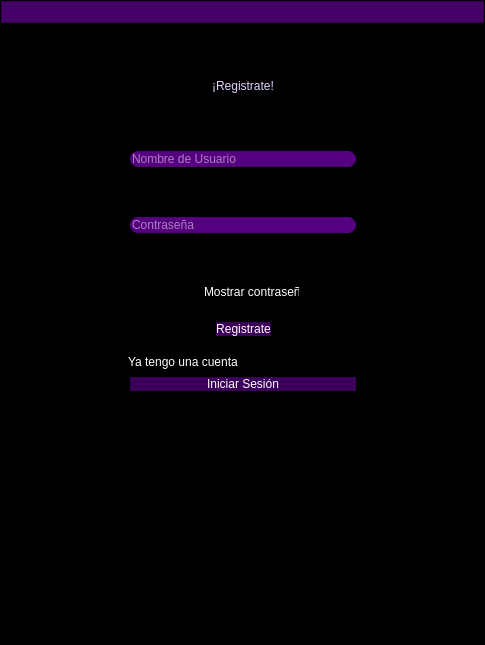
<?xml version="1.0" encoding="UTF-8"?>
<ui version="4.0">
 <class>MainWindow</class>
 <widget class="QMainWindow" name="MainWindow">
  <property name="geometry">
   <rect>
    <x>0</x>
    <y>0</y>
    <width>485</width>
    <height>645</height>
   </rect>
  </property>
  <property name="windowTitle">
   <string>Registrate</string>
  </property>
  <widget class="QWidget" name="centralwidget">
   <layout class="QVBoxLayout" name="verticalLayout_5">
    <property name="leftMargin">
     <number>0</number>
    </property>
    <property name="topMargin">
     <number>0</number>
    </property>
    <property name="rightMargin">
     <number>0</number>
    </property>
    <property name="bottomMargin">
     <number>0</number>
    </property>
    <item>
     <widget class="QFrame" name="frame">
      <property name="styleSheet">
       <string notr="true">background-color: rgb(0, 0, 0);</string>
      </property>
      <property name="frameShape">
       <enum>QFrame::StyledPanel</enum>
      </property>
      <property name="frameShadow">
       <enum>QFrame::Raised</enum>
      </property>
      <layout class="QVBoxLayout" name="verticalLayout_3">
       <property name="leftMargin">
        <number>0</number>
       </property>
       <property name="topMargin">
        <number>0</number>
       </property>
       <property name="rightMargin">
        <number>0</number>
       </property>
       <item>
        <widget class="QFrame" name="up_frame">
         <property name="maximumSize">
          <size>
           <width>16777215</width>
           <height>40</height>
          </size>
         </property>
         <property name="styleSheet">
          <string notr="true">#up_frame{
	background-color: rgb(68, 0, 103)
}

QPushButton{
border-radius:18px;
background-color: rgba(43, 43, 43,0)
}
QPushButton:hover{
	background-color:rgb(101, 76, 122);
}
QPushButton:pressed{
background-color: rgb(170, 85, 255);
}</string>
         </property>
         <property name="frameShape">
          <enum>QFrame::StyledPanel</enum>
         </property>
         <property name="frameShadow">
          <enum>QFrame::Raised</enum>
         </property>
         <layout class="QHBoxLayout" name="horizontalLayout">
          <property name="spacing">
           <number>4</number>
          </property>
          <property name="leftMargin">
           <number>0</number>
          </property>
          <property name="topMargin">
           <number>0</number>
          </property>
          <property name="rightMargin">
           <number>0</number>
          </property>
          <property name="bottomMargin">
           <number>0</number>
          </property>
          <item>
           <spacer name="horizontalSpacer_5">
            <property name="orientation">
             <enum>Qt::Horizontal</enum>
            </property>
            <property name="sizeHint" stdset="0">
             <size>
              <width>278</width>
              <height>20</height>
             </size>
            </property>
           </spacer>
          </item>
          <item>
           <widget class="QPushButton" name="minimize_bt">
            <property name="text">
             <string/>
            </property>
            <property name="icon">
             <iconset resource="../Login/images/resources.qrc">
              <normaloff>:/images/minimize.png</normaloff>:/images/minimize.png</iconset>
            </property>
            <property name="iconSize">
             <size>
              <width>38</width>
              <height>38</height>
             </size>
            </property>
           </widget>
          </item>
          <item>
           <widget class="QPushButton" name="normal_bt">
            <property name="text">
             <string/>
            </property>
            <property name="icon">
             <iconset resource="../Login/images/resources.qrc">
              <normaloff>:/images/minimize_2.png</normaloff>:/images/minimize_2.png</iconset>
            </property>
            <property name="iconSize">
             <size>
              <width>38</width>
              <height>38</height>
             </size>
            </property>
           </widget>
          </item>
          <item>
           <widget class="QPushButton" name="maximize_bt">
            <property name="text">
             <string/>
            </property>
            <property name="icon">
             <iconset resource="../Login/images/resources.qrc">
              <normaloff>:/images/maximize.png</normaloff>:/images/maximize.png</iconset>
            </property>
            <property name="iconSize">
             <size>
              <width>38</width>
              <height>38</height>
             </size>
            </property>
           </widget>
          </item>
          <item>
           <widget class="QPushButton" name="close_bt">
            <property name="text">
             <string/>
            </property>
            <property name="icon">
             <iconset resource="../Login/images/resources.qrc">
              <normaloff>:/images/exit.png</normaloff>:/images/exit.png</iconset>
            </property>
            <property name="iconSize">
             <size>
              <width>38</width>
              <height>38</height>
             </size>
            </property>
           </widget>
          </item>
         </layout>
        </widget>
       </item>
       <item>
        <widget class="QFrame" name="body_frame">
         <property name="frameShape">
          <enum>QFrame::StyledPanel</enum>
         </property>
         <property name="frameShadow">
          <enum>QFrame::Raised</enum>
         </property>
         <layout class="QHBoxLayout" name="horizontalLayout_2">
          <item>
           <spacer name="horizontalSpacer_3">
            <property name="orientation">
             <enum>Qt::Horizontal</enum>
            </property>
            <property name="sizeHint" stdset="0">
             <size>
              <width>40</width>
              <height>20</height>
             </size>
            </property>
           </spacer>
          </item>
          <item>
           <layout class="QVBoxLayout" name="verticalLayout_2">
            <item>
             <widget class="QFrame" name="form_frame">
              <property name="minimumSize">
               <size>
                <width>0</width>
                <height>0</height>
               </size>
              </property>
              <property name="maximumSize">
               <size>
                <width>400</width>
                <height>600</height>
               </size>
              </property>
              <property name="styleSheet">
               <string notr="true">QLabel{
color: white;
font: 16pt &quot;Arial&quot;;
background-color: rgba(255, 255, 255, 0);
}
QLineEdit{
border-radius:10px;
font: 16pt &quot;Arial&quot;;
background-color:rgb(85, 0, 127);
color: white;
border: 2px solid black;
}
QLineEdit:hover{
background-color: rgb(16, 0, 50);
color: white;
}
QPushButton{
border-radius: 10px;
font: 16pt &quot;Arial&quot;;
color: white;
border: 2px solid black;
background-color: rgb(59, 0, 89);
}
QPushButton:hover{
background-color: rgb(119, 0, 179);
}
QPushButton:pressed{
background-color: rgb(170, 85, 255);
}
</string>
              </property>
              <property name="frameShape">
               <enum>QFrame::StyledPanel</enum>
              </property>
              <property name="frameShadow">
               <enum>QFrame::Raised</enum>
              </property>
              <layout class="QVBoxLayout" name="verticalLayout_6">
               <property name="leftMargin">
                <number>9</number>
               </property>
               <property name="topMargin">
                <number>9</number>
               </property>
               <property name="rightMargin">
                <number>9</number>
               </property>
               <item>
                <spacer name="verticalSpacer">
                 <property name="orientation">
                  <enum>Qt::Vertical</enum>
                 </property>
                 <property name="sizeHint" stdset="0">
                  <size>
                   <width>150</width>
                   <height>20</height>
                  </size>
                 </property>
                </spacer>
               </item>
               <item>
                <widget class="QFrame" name="frame_3">
                 <property name="maximumSize">
                  <size>
                   <width>16777215</width>
                   <height>50</height>
                  </size>
                 </property>
                 <property name="frameShape">
                  <enum>QFrame::StyledPanel</enum>
                 </property>
                 <property name="frameShadow">
                  <enum>QFrame::Raised</enum>
                 </property>
                 <layout class="QVBoxLayout" name="verticalLayout">
                  <item>
                   <widget class="QLabel" name="label">
                    <property name="maximumSize">
                     <size>
                      <width>16777215</width>
                      <height>50</height>
                     </size>
                    </property>
                    <property name="styleSheet">
                     <string notr="true">font: 20px &quot;Arial&quot; solid-black;
align-items: center;
color:rgb(232, 212, 255);</string>
                    </property>
                    <property name="text">
                     <string>¡Registrate!</string>
                    </property>
                    <property name="alignment">
                     <set>Qt::AlignCenter</set>
                    </property>
                   </widget>
                  </item>
                 </layout>
                </widget>
               </item>
               <item>
                <spacer name="verticalSpacer_4">
                 <property name="orientation">
                  <enum>Qt::Vertical</enum>
                 </property>
                 <property name="sizeHint" stdset="0">
                  <size>
                   <width>20</width>
                   <height>40</height>
                  </size>
                 </property>
                </spacer>
               </item>
               <item>
                <widget class="QLineEdit" name="user_name">
                 <property name="minimumSize">
                  <size>
                   <width>230</width>
                   <height>0</height>
                  </size>
                 </property>
                 <property name="inputMethodHints">
                  <set>Qt::ImhNone</set>
                 </property>
                 <property name="maxLength">
                  <number>50</number>
                 </property>
                 <property name="echoMode">
                  <enum>QLineEdit::Normal</enum>
                 </property>
                 <property name="placeholderText">
                  <string>Nombre de Usuario</string>
                 </property>
                 <property name="clearButtonEnabled">
                  <bool>true</bool>
                 </property>
                </widget>
               </item>
               <item>
                <spacer name="verticalSpacer_2">
                 <property name="orientation">
                  <enum>Qt::Vertical</enum>
                 </property>
                 <property name="sizeHint" stdset="0">
                  <size>
                   <width>20</width>
                   <height>40</height>
                  </size>
                 </property>
                </spacer>
               </item>
               <item>
                <widget class="QLineEdit" name="password">
                 <property name="minimumSize">
                  <size>
                   <width>230</width>
                   <height>0</height>
                  </size>
                 </property>
                 <property name="maxLength">
                  <number>15</number>
                 </property>
                 <property name="echoMode">
                  <enum>QLineEdit::Password</enum>
                 </property>
                 <property name="placeholderText">
                  <string>Contraseña</string>
                 </property>
                 <property name="clearButtonEnabled">
                  <bool>true</bool>
                 </property>
                </widget>
               </item>
               <item>
                <spacer name="verticalSpacer_5">
                 <property name="orientation">
                  <enum>Qt::Vertical</enum>
                 </property>
                 <property name="sizeHint" stdset="0">
                  <size>
                   <width>20</width>
                   <height>40</height>
                  </size>
                 </property>
                </spacer>
               </item>
               <item>
                <widget class="QFrame" name="frame_2">
                 <property name="maximumSize">
                  <size>
                   <width>16777215</width>
                   <height>50</height>
                  </size>
                 </property>
                 <property name="frameShape">
                  <enum>QFrame::StyledPanel</enum>
                 </property>
                 <property name="frameShadow">
                  <enum>QFrame::Raised</enum>
                 </property>
                 <layout class="QHBoxLayout" name="horizontalLayout_4">
                  <property name="spacing">
                   <number>4</number>
                  </property>
                  <property name="leftMargin">
                   <number>0</number>
                  </property>
                  <property name="topMargin">
                   <number>0</number>
                  </property>
                  <property name="rightMargin">
                   <number>0</number>
                  </property>
                  <property name="bottomMargin">
                   <number>0</number>
                  </property>
                  <item>
                   <widget class="QCheckBox" name="show_pass_cb">
                    <property name="maximumSize">
                     <size>
                      <width>115</width>
                      <height>16777215</height>
                     </size>
                    </property>
                    <property name="cursor">
                     <cursorShape>PointingHandCursor</cursorShape>
                    </property>
                    <property name="styleSheet">
                     <string notr="true">color: white;
</string>
                    </property>
                    <property name="text">
                     <string>Mostrar contraseña</string>
                    </property>
                   </widget>
                  </item>
                 </layout>
                </widget>
               </item>
               <item>
                <widget class="QFrame" name="frame_5">
                 <property name="maximumSize">
                  <size>
                   <width>16777215</width>
                   <height>50</height>
                  </size>
                 </property>
                 <property name="frameShape">
                  <enum>QFrame::StyledPanel</enum>
                 </property>
                 <property name="frameShadow">
                  <enum>QFrame::Raised</enum>
                 </property>
                 <layout class="QHBoxLayout" name="horizontalLayout_5">
                  <item>
                   <spacer name="horizontalSpacer_2">
                    <property name="orientation">
                     <enum>Qt::Horizontal</enum>
                    </property>
                    <property name="sizeHint" stdset="0">
                     <size>
                      <width>40</width>
                      <height>20</height>
                     </size>
                    </property>
                   </spacer>
                  </item>
                  <item>
                   <widget class="QPushButton" name="register_bt">
                    <property name="cursor">
                     <cursorShape>PointingHandCursor</cursorShape>
                    </property>
                    <property name="styleSheet">
                     <string notr="true"/>
                    </property>
                    <property name="text">
                     <string>Registrate</string>
                    </property>
                   </widget>
                  </item>
                  <item>
                   <spacer name="horizontalSpacer">
                    <property name="orientation">
                     <enum>Qt::Horizontal</enum>
                    </property>
                    <property name="sizeHint" stdset="0">
                     <size>
                      <width>40</width>
                      <height>20</height>
                     </size>
                    </property>
                   </spacer>
                  </item>
                 </layout>
                </widget>
               </item>
               <item>
                <widget class="QLabel" name="label_2">
                 <property name="text">
                  <string>Ya tengo una cuenta</string>
                 </property>
                </widget>
               </item>
               <item>
                <widget class="QPushButton" name="login_bt">
                 <property name="text">
                  <string>Iniciar Sesión</string>
                 </property>
                </widget>
               </item>
              </layout>
             </widget>
            </item>
            <item>
             <spacer name="verticalSpacer_3">
              <property name="orientation">
               <enum>Qt::Vertical</enum>
              </property>
              <property name="sizeHint" stdset="0">
               <size>
                <width>247</width>
                <height>13</height>
               </size>
              </property>
             </spacer>
            </item>
           </layout>
          </item>
          <item>
           <spacer name="horizontalSpacer_4">
            <property name="orientation">
             <enum>Qt::Horizontal</enum>
            </property>
            <property name="sizeHint" stdset="0">
             <size>
              <width>40</width>
              <height>20</height>
             </size>
            </property>
           </spacer>
          </item>
         </layout>
        </widget>
       </item>
      </layout>
     </widget>
    </item>
   </layout>
  </widget>
 </widget>
 <resources>
  <include location="../Login/images/resources.qrc"/>
 </resources>
 <connections/>
</ui>
